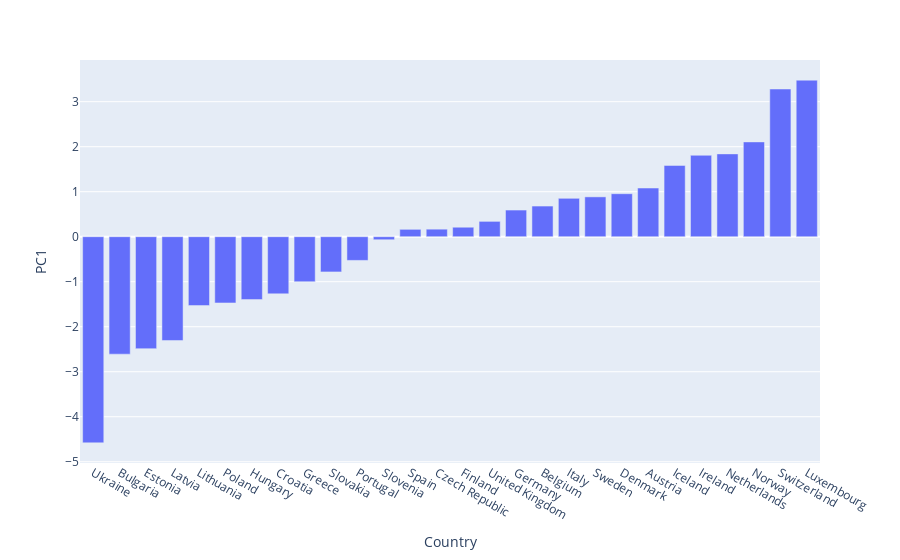

This figure's notebook cell:
### Code cell
fig= px.bar(x=paises_ordenados,y=pc1_ordenado)
fig.update_layout(showlegend=False,
                     xaxis_title="Country",
    yaxis_title="PC1")

fig.show()

### Figure 1 — Plotly figure (JSON) as saved in the notebook; plotly's stock layout.template omitted (floating-point values rounded to 4 significant figures)
{"data": [{"alignmentgroup": "True", "hovertemplate": "x=%{x}<br>y=%{y}<extra></extra>", "legendgroup": "", "marker": {"color": "#636efa", "pattern": {"shape": ""}}, "name": "", "offsetgroup": "", "orientation": "v", "showlegend": false, "textposition": "auto", "type": "bar", "x": ["Ukraine", "Bulgaria", "Estonia", "Latvia", "Lithuania", "Poland", "Hungary", "Croatia", "Greece", "Slovakia", "Portugal", "Slovenia", "Spain", "Czech Republic", "Finland", "United Kingdom", "Germany", "Belgium", "Italy", "Sweden", "Denmark", "Austria", "Iceland", "Ireland", "Netherlands", "Norway", "Switzerland", "Luxembourg"], "xaxis": "x", "y": [-4.58, -2.61, -2.488, -2.306, -1.53, -1.472, -1.397, -1.27, -1.0, -0.783, -0.5265, -0.06754, 0.1638, 0.1672, 0.2106, 0.3408, 0.5924, 0.6811, 0.8532, 0.8851, 0.9552, 1.082, 1.584, 1.809, 1.84, 2.107, 3.282, 3.478], "yaxis": "y"}], "layout": {"autosize": true, "barmode": "relative", "legend": {"tracegroupgap": 0}, "margin": {"t": 60}, "showlegend": false, "xaxis": {"anchor": "y", "autorange": true, "domain": [0, 1], "range": [-0.5, 27.5], "title": {"text": "Country"}, "type": "category"}, "yaxis": {"anchor": "x", "autorange": true, "domain": [0, 1], "range": [-5.028, 3.926], "title": {"text": "PC1"}, "type": "linear"}}}
